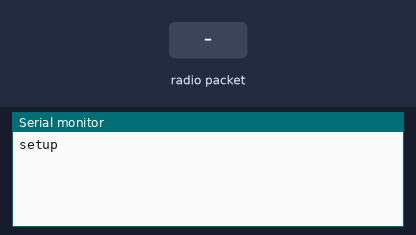
A sketch run on a simulated Arduino Uno, built with avr-gcc and run on an emulated ATmega328P. On the bench: the last lines printed to the serial monitor. The inputs (shaded band) are chosen by the test bench. No radio packets arrive unless stated.

Above: at 1.2 s.
1.3 s: radio packet "1" arrives
At 1.8 s:
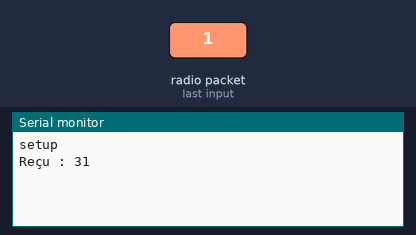
2.8 s: radio packet "0" arrives
At 4.0 s:
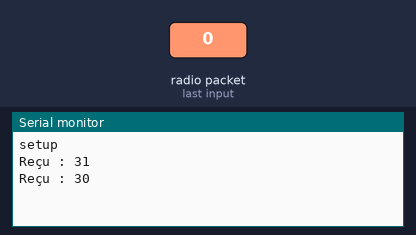
4.3 s: radio packet "2" arrives
At 5.3 s:
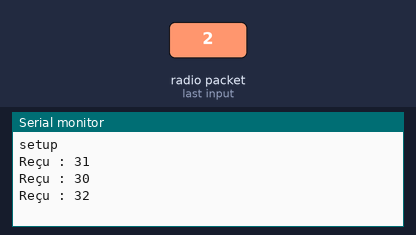

Measured:
- after the input at 1.3 s, the serial monitor: prints a new line at once (image 1)
- after the input at 2.8 s, the serial monitor: prints a new line at once (image 2)
- after the input at 4.3 s, the serial monitor: prints a new line at once (image 3)

The sketch:

tp6-liaison-RF-recepteur.ino
```cpp
// code du récepteur
#include <VirtualWire.h>

int RF_RX_PIN = 4;

void setup()
{
  Serial.begin(9600);
  Serial.println("setup");
  vw_set_rx_pin(RF_RX_PIN);  // initialisation de la broche de reception
  vw_setup(2000); // choix de la vitesse de transmission
  vw_rx_start(); //démarrage du récepteur
}

void loop()
{
  uint8_t buf[VW_MAX_MESSAGE_LEN];
  uint8_t buflen = VW_MAX_MESSAGE_LEN;
  if (vw_get_message(buf, &buflen)) // non-blocking I/O
  {
    int i;
    // si on a reçu un message
    Serial.print("Reçu : ");
    for (i = 0; i < buflen; i++)
    {
      Serial.print(buf[i], HEX);
      Serial.print(" ");
    }
    Serial.println("");
  }
}
```
